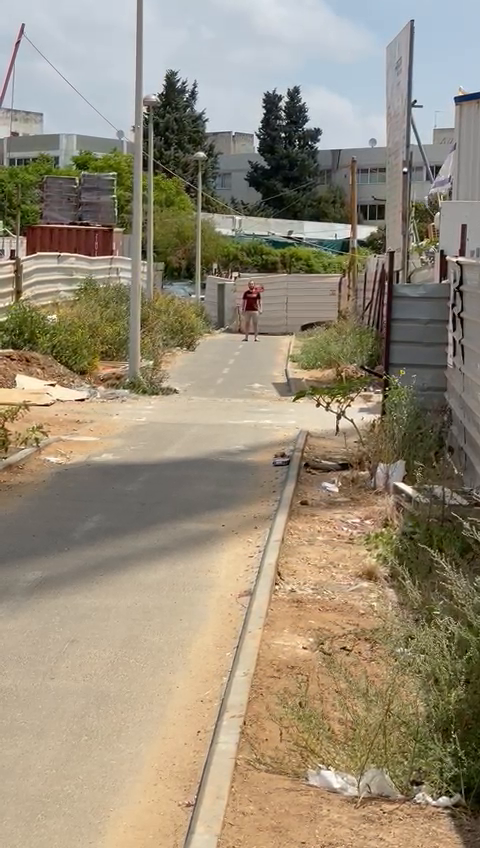
#> input picture frame 27 of resources/vid.mp4, 480 x 848 px, given in place of the camera
$ python project2.py
#> lines starting #> are read from the running program, lines starting #| are printed output that depends on the picture; after the words box and inside, x2 and y2 are one past the last pixel; in counts of white or black regions, pixels touching at a corner belong together
### murtazaIntro.py
import cv2
import numpy as np


# [83 lines left out: functions webcam_detection, face_detection, getContours, detect_shape, not called in this run]


def empty(a):
    pass


# [39 lines left out: functions detect_color, stack_images, not called in this run]


def stackImages(scale,imgArray):
    rows = len(imgArray)
    cols = len(imgArray[0])
    rowsAvailable = isinstance(imgArray[0], list)
    width = imgArray[0][0].shape[1]
    height = imgArray[0][0].shape[0]
    if rowsAvailable:
        for x in range ( 0, rows):
            for y in range(0, cols):
                if imgArray[x][y].shape[:2] == imgArray[0][0].shape [:2]:
                    imgArray[x][y] = cv2.resize(imgArray[x][y], (0, 0), None, scale, scale)
                else:
                    imgArray[x][y] = cv2.resize(imgArray[x][y], (imgArray[0][0].shape[1], imgArray[0][0].shape[0]), None, scale, scale)
                if len(imgArray[x][y].shape) == 2: imgArray[x][y]= cv2.cvtColor( imgArray[x][y], cv2.COLOR_GRAY2BGR)
        imageBlank = np.zeros((height, width, 3), np.uint8)
        hor = [imageBlank]*rows
        hor_con = [imageBlank]*rows
        for x in range(0, rows):
            hor[x] = np.hstack(imgArray[x])
        ver = np.vstack(hor)
    else:
        for x in range(0, rows):
            if imgArray[x].shape[:2] == imgArray[0].shape[:2]:
                imgArray[x] = cv2.resize(imgArray[x], (0, 0), None, scale, scale)
            else:
                imgArray[x] = cv2.resize(imgArray[x], (imgArray[0].shape[1], imgArray[0].shape[0]), None,scale, scale)
            if len(imgArray[x].shape) == 2: imgArray[x] = cv2.cvtColor(imgArray[x], cv2.COLOR_GRAY2BGR)
        hor= np.hstack(imgArray)
        ver = hor
    return ver


# [129 lines left out: functions join_images, warp_perspective, draw_shapes, resize_img, img_to_blurred, img_to_grayscale and 3 more, not called in this run]


# [3 lines that do not run on import are left out]

### project2.py
#!/usr/bin/env python3

################################################################
# FILE : project2.py
# WRITER : Raphael Haehnel
# DESCRIPTION: This code is my implementation of the Document Scanner,
#   project proposed by Murtaza Hassan from Murtaza's Workshop
################################################################

import cv2
import numpy as np
import requests
from murtazaIntro import stackImages

CAMERA = True

KERNEL = np.ones((5, 5), np.uint8)
CAMERA_URL = "http://10.1.32.18:8080/shot.jpg"
X = 0
Y = 1
DEBUG = True


def getContours(img, imgContour):
    contours, hierarchy = cv2.findContours(img, cv2.RETR_EXTERNAL, cv2.CHAIN_APPROX_NONE)
    maxArea = 0
    biggest = None
    for cnt in contours:
        area = cv2.contourArea(cnt)
        if area > 5000:
            cv2.drawContours(imgContour, cnt, -1, (255, 0, 0), 3)
            peri = cv2. arcLength(cnt, True)
            approx = cv2.approxPolyDP(cnt, 0.02*peri, True)
            objCor = len(approx)

            if area > maxArea and objCor == 4:
                maxArea = area
                biggest = approx

    if biggest is not None:

        if DEBUG:
            for i in range(4):
                cv2.line(imgContour, biggest[i, 0], biggest[(i+1)%4, 0], (0, 255, 0), thickness=3)
            for pt in biggest:
                cv2.circle(imgContour, (pt[0, 0], pt[0, 1]), 10, (0, 0, 255), 20)

        biggest = reorder(biggest)

    return biggest


def reorder(pts):
    pts = pts.reshape((4, 2))
    ptsNew = np.zeros((4,1,2), np.int32)
    add = pts.sum(1)
    ptsNew[0] = pts[np.argmin(add)]
    ptsNew[3] = pts[np.argmax(add)]
    diff = np.diff(pts, axis=1)
    ptsNew[1] = pts[np.argmin(diff)]
    ptsNew[2] = pts[np.argmax(diff)]
    return ptsNew


def warp_perspective(img, pts):
    """ Create an new image from the original image with the boundaries defines in "pts"
    :param img: An image
    :param pts: An array of 4 sets of points
    :return: An image with the new perspective
    """
    imgOutput = np.zeros_like(img)
    if pts is not None:
        width, height = 400, 600

        pts1 = np.float32(pts)

        # pts1 = np.float32(pts)
        pts2 = np.float32([[0,0],[width,0],[0,height],[width,height]])

        matrix = cv2.getPerspectiveTransform(pts1, pts2)
        imgOutput = cv2.warpPerspective(img, matrix, (width, height))

    return imgOutput


def get_camera_android(url):
    """ Read the image from the url
    :param url: the link to the image
    :return: The image from the url
    """
    img_resp = requests.get(url)
    img_arr = np.array(bytearray(img_resp.content), dtype=np.uint8)
    return cv2.imdecode(img_arr, -1)


def empty():
    """ Function that does nothing and return None
    :return: None
    """
    pass


def init_trackbar():
    """ Initiate the trackbar window
    :return: None
    """
    cv2.namedWindow("TrackBars")
    cv2.resizeWindow("TrackBars", 640, 240)

    cv2.createTrackbar("Canny1", "TrackBars", 83, 500, empty)
    cv2.createTrackbar("Canny2", "TrackBars", 190, 500, empty)


def get_trackbar_parameters():
    """ By given an image and the parameters of the trackbar, apply a filter for the color range specified by the
    trackbar.
    :param img: The input image
    :return: The filtered image
    """

    n1 = cv2.getTrackbarPos("Canny1", "TrackBars")
    n2 = cv2.getTrackbarPos("Canny2", "TrackBars")
    return n1, n2


if __name__ == '__main__':

    init_trackbar()

    cap = cv2.VideoCapture(0)

    # Define the width which is index 3 at 640
    cap.set(3, 640)

    # Define the height which is index 4 at 480
    cap.set(3, 480)

    # Define the brightness which is index 10 at 100
    cap.set(10, 100)

    while True:
        # img = get_camera_android(CAMERA_URL)
        success, img = cap.read()
#> img is the input picture: shape (848, 480, 3); mean B, G, R 120.4, 140.6, 151.8

        # Rotate and resize the image
        dims = img.shape
#> dims = (848, 480, 3)
        img = cv2.resize(img, (dims[1] // 2, dims[0] // 2))
#> img: shape (424, 240, 3)
        img = cv2.rotate(img, cv2.ROTATE_90_CLOCKWISE)
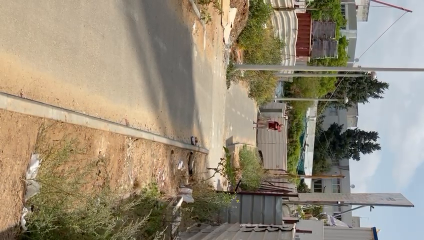
#> img: shape (240, 424, 3); mean B, G, R 120.5, 140.7, 151.9

        imgGray = cv2.cvtColor(img, cv2.COLOR_BGR2GRAY)
        imgBlur = cv2.GaussianBlur(imgGray, (7, 7), 1)
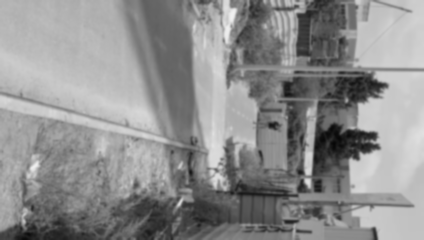
#> imgBlur: shape (240, 424); min 7, max 240, mean 141.8

        n1, n2 = get_trackbar_parameters()
        imgCanny = cv2.Canny(imgBlur, n1, n1)
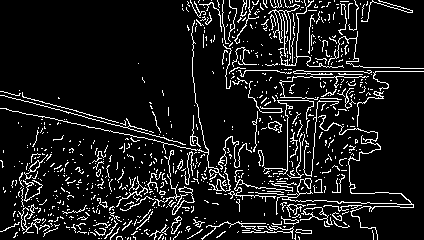
#> imgCanny: shape (240, 424); 10.3% white in thin lines or dots

        # Increase the thickness of our edge
        imgDilation = cv2.dilate(imgCanny, KERNEL, iterations=1)
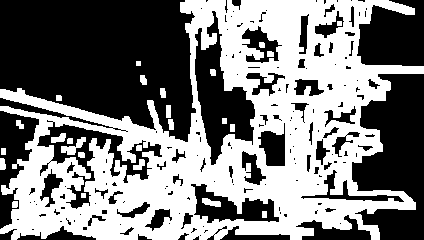
#> imgDilation: shape (240, 424); 48.4% white; 26 white regions, largest, box (x1, y1, x2, y2) and area: (0, 0, 424, 240) 47945, (61, 137, 86, 155) 190, (202, 198, 221, 207) 110

        # Make the lines thiner
        imgEroded = cv2.erode(imgDilation, KERNEL, iterations=1)
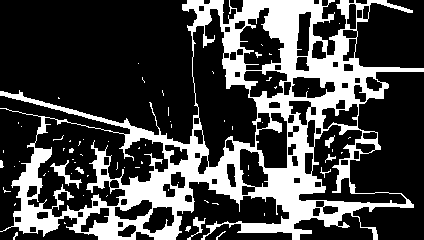
#> imgEroded: shape (240, 424); 27.3% white; 69 white regions (57 under 20 px)

        # Create a black image
        imgBlank = np.zeros_like(img)

        imgContours = img.copy()
        pts = getContours(imgDilation, imgContours)
#> in getContours, `contours, hierarchy = cv2.findContours(img, cv2.RETR_EXTERNAL, cv2.CHA..`: contours = 11 contours, 1 with area under 20; largest, box (x1, y1, x2, y2) and area: (0, 0, 424, 240) 62772, (0, 158, 6, 170) 48, (166, 105, 171, 118) 48, (140, 75, 147, 85) 44, (168, 119, 174, 130) 42
#> the loop in getContours, `for cnt in contours:` made 11 passes
#> (area, peri, objCor) on pass 11: (62772.5, 2582.2, 9)
#> area on passes 1 to 6: 29, 48.5, 24, 36, 42, 48
#> after the loop in getContours, `for cnt in contours:`:
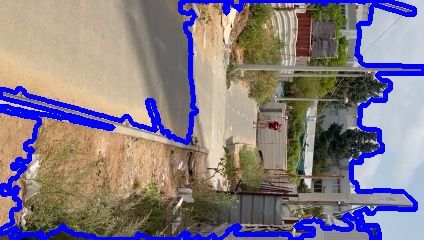
#> imgContour: shape (240, 424, 3); mean B, G, R 132.4, 124.4, 134.5
#> after the loop in getContours, `for cnt in contours:`: maxArea = 0
        imgDoc = warp_perspective(img, pts)
#> imgDoc: shape (240, 424, 3); every value is 0

        imgDocGray = cv2.cvtColor(imgDoc, cv2.COLOR_BGR2GRAY)
#> imgDocGray: shape (240, 424); every value is 0
        im_bw = cv2.threshold(imgDocGray, n2, 255, cv2.THRESH_BINARY)[1]

        imgStacked = stackImages(0.4, ([img, im_bw], [imgContours, imgDilation]))
#> after the loop in stackImages, `for x in range(0, rows):`: hor = 2 items
#> in stackImages, `ver = np.vstack(hor)`:
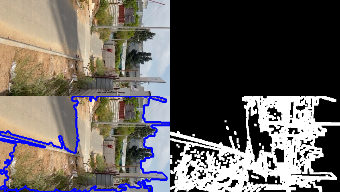
#> ver: shape (192, 340, 3); mean of channels 0, 1, 2 94.1, 97.2, 102.5; drawn as B, G, R

        cv2.imshow("Video", imgStacked)
        cv2.imshow("Result", imgDoc)

        if cv2.waitKey(1) & 0xFF == ord('q'):
#> (key q is pressed here)
            break

$ run again, starting later in the video
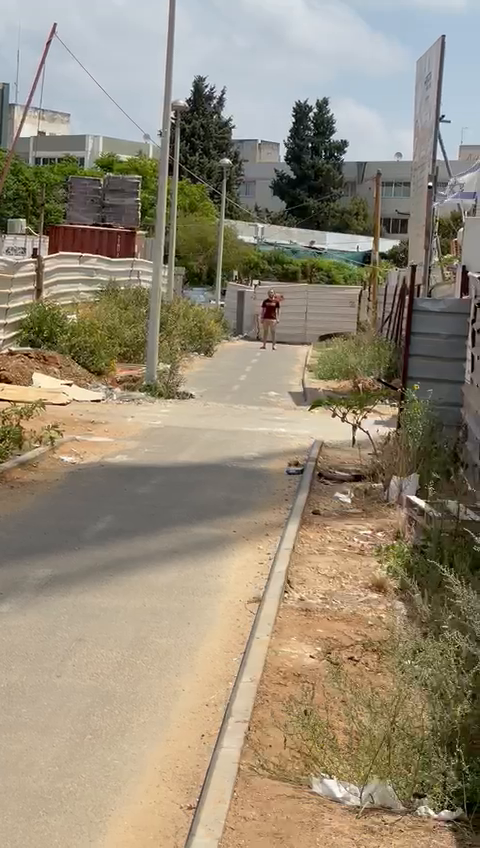
#> input picture frame 122 of resources/vid.mp4, 480 x 848 px, given in place of the camera
#> img is the input picture: shape (848, 480, 3); mean B, G, R 119.1, 138.8, 149.5
#> imgCanny: shape (240, 424); 10.3% white in thin lines or dots
#> imgDilation: shape (240, 424); 48.3% white; 22 white regions, largest, box (x1, y1, x2, y2) and area: (0, 0, 424, 240) 48266, (68, 168, 80, 179) 91, (134, 157, 143, 172) 87
#> imgEroded: shape (240, 424); 27.4% white; 70 white regions (66 under 20 px)
#> contours = 9 contours, 2 with area under 20; largest, box (x1, y1, x2, y2) and area: (0, 0, 424, 240) 62454, (163, 113, 168, 123) 36, (158, 94, 164, 103) 36, (13, 120, 19, 127) 29, (54, 97, 60, 103) 24, (120, 0, 126, 6) 24, (165, 128, 170, 134) 20
#> the loop in getContours, `for cnt in contours:` made 9 passes
#> (area, peri, objCor) on pass 8: (62454, 2630.8, 11)
#> after the loop in getContours, `for cnt in contours:`:
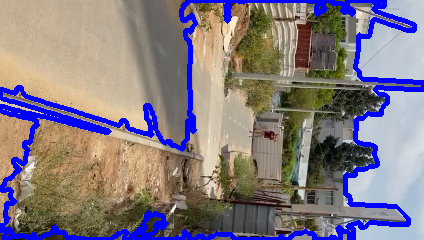
#> imgContour: shape (240, 424, 3); mean B, G, R 132.1, 123.5, 133.2
#> after the loop in getContours, `for cnt in contours:`: maxArea = 0
#> imgDoc: shape (240, 424, 3); every value is 0
#> imgDocGray: shape (240, 424); every value is 0
#> after the loop in stackImages, `for x in range(0, rows):`: hor = 2 items
#> in stackImages, `ver = np.vstack(hor)`:
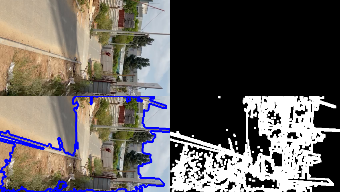
#> ver: shape (192, 340, 3); mean of channels 0, 1, 2 93.6, 96.4, 101.5; drawn as B, G, R

$ run again, starting later in the video
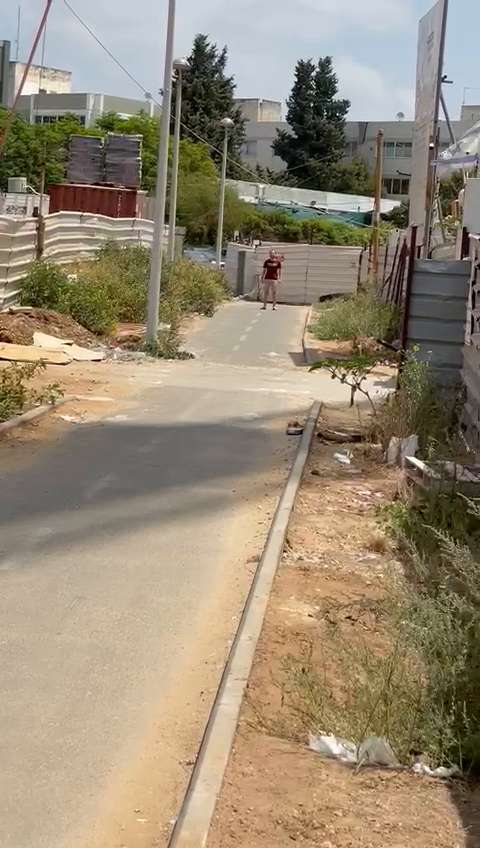
#> input picture frame 217 of resources/vid.mp4, 480 x 848 px, given in place of the camera
#> img is the input picture: shape (848, 480, 3); mean B, G, R 116.6, 138.2, 151.5
#> imgCanny: shape (240, 424); 10.5% white in thin lines or dots
#> imgDilation: shape (240, 424); 49.3% white; 29 white regions, largest, box (x1, y1, x2, y2) and area: (0, 0, 424, 240) 48065, (0, 138, 25, 204) 955, (2, 112, 24, 124) 164
#> imgEroded: shape (240, 424); 27.9% white; 73 white regions (61 under 20 px)
#> contours = 15 contours, 4 with area under 20; largest, box (x1, y1, x2, y2) and area: (0, 0, 424, 240) 62505, (0, 138, 25, 204) 834, (2, 112, 24, 124) 131, (159, 80, 166, 90) 43, (185, 127, 190, 135) 28
#> the loop in getContours, `for cnt in contours:` made 15 passes
#> (area, peri, objCor) on pass 14: (62505, 2864.4, 9)
#> after the loop in getContours, `for cnt in contours:`:
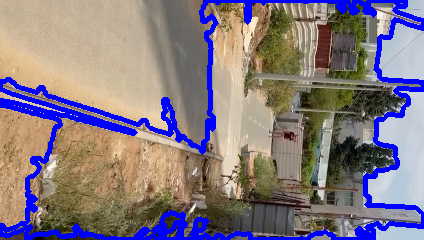
#> imgContour: shape (240, 424, 3); mean B, G, R 131, 122.1, 134.1
#> after the loop in getContours, `for cnt in contours:`: maxArea = 0
#> imgDoc: shape (240, 424, 3); every value is 0
#> imgDocGray: shape (240, 424); every value is 0
#> after the loop in stackImages, `for x in range(0, rows):`: hor = 2 items
#> in stackImages, `ver = np.vstack(hor)`:
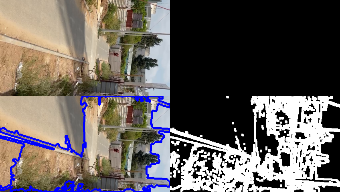
#> ver: shape (192, 340, 3); mean of channels 0, 1, 2 93.3, 96.5, 102.8; drawn as B, G, R
